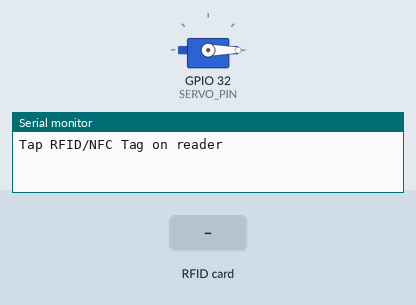
Recording of a sketch running on a simulated ESP32. Shown: servo, the last lines printed to the serial monitor. Inputs (shaded band) come from the test bench.

Above: at 1.2 s.
1.3 s: RFID card 80 5A B9 55 held to the reader
At 1.7 s:
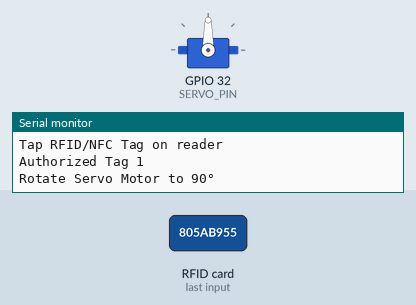
2.8 s: RFID card 33 D7 CE C9 held to the reader
At 3.3 s:
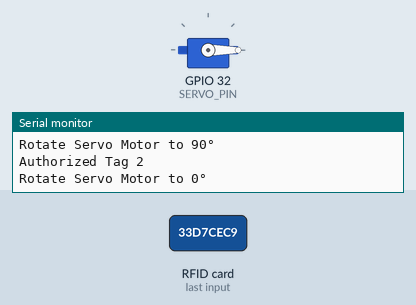
Timing chart, 0 to 5.8 s (numbered marks = the images above; inputs shaded):
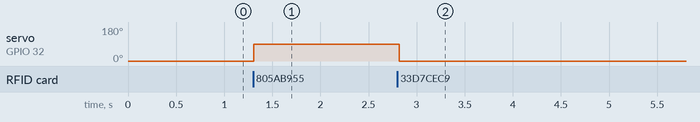

Measured:
- after the input at 1.3 s, servo on GPIO 32 (SERVO_PIN): 0° → 90° at once
- after the input at 2.8 s, servo on GPIO 32 (SERVO_PIN): 90° → 0° at once

The sketch:

servo_and_rfid_integration.ino
```cpp
#include <SPI.h>
#include <MFRC522.h>
#include <Servo.h>

#define SS_PIN    5    // ESP32 pin GPIO5
#define RST_PIN   22   // ESP32 pin GPIO22 (Reset pin for MFRC522)
#define SERVO_PIN 32   // ESP32 pin GPIO32 connects to servo motor

MFRC522 rfid(SS_PIN, RST_PIN);
Servo servo;

byte authorizedUID1[4] = {0x80, 0x5A, 0xB9, 0x55}; // RFID tag code: 80 5A B9 55
byte authorizedUID2[4] = {0x33, 0xD7, 0xCE, 0xC9}; // RFID tag code: 33 D7 CE C9

int angle = 0; // the current angle of servo motor

void setup() {
  Serial.begin(9600);
  SPI.begin();               // Initialize SPI bus
  rfid.PCD_Init();           // Initialize RFID reader
  servo.attach(SERVO_PIN);   // Attach the servo to its pin
  servo.write(angle);        // Set initial angle to 0°
  Serial.println("Tap RFID/NFC Tag on reader");
}

void loop() {
  if (rfid.PICC_IsNewCardPresent()) {
    if (rfid.PICC_ReadCardSerial()) {
      MFRC522::PICC_Type piccType = rfid.PICC_GetType(rfid.uid.sak);

      if (memcmp(rfid.uid.uidByte, authorizedUID1, 4) == 0) {
        Serial.println("Authorized Tag 1");
        changeServo();
      } else if (memcmp(rfid.uid.uidByte, authorizedUID2, 4) == 0) {
        Serial.println("Authorized Tag 2");
        changeServo();
      } else {
        Serial.print("Unauthorized Tag with UID:");
        for (int i = 0; i < rfid.uid.size; i++) {
          Serial.print(rfid.uid.uidByte[i] < 0x10 ? " 0" : " ");
          Serial.print(rfid.uid.uidByte[i], HEX);
        }
        Serial.println();
      }

      rfid.PICC_HaltA();       // Halt communication with the card
      rfid.PCD_StopCrypto1();  // Stop encryption on PCD
    }
  }
}

void changeServo() {
  // Toggle servo angle between 0° and 90°
  angle = (angle == 0) ? 90 : 0;
  servo.write(angle);
  Serial.print("Rotate Servo Motor to ");
  Serial.print(angle);
  Serial.println("°");
}
```
